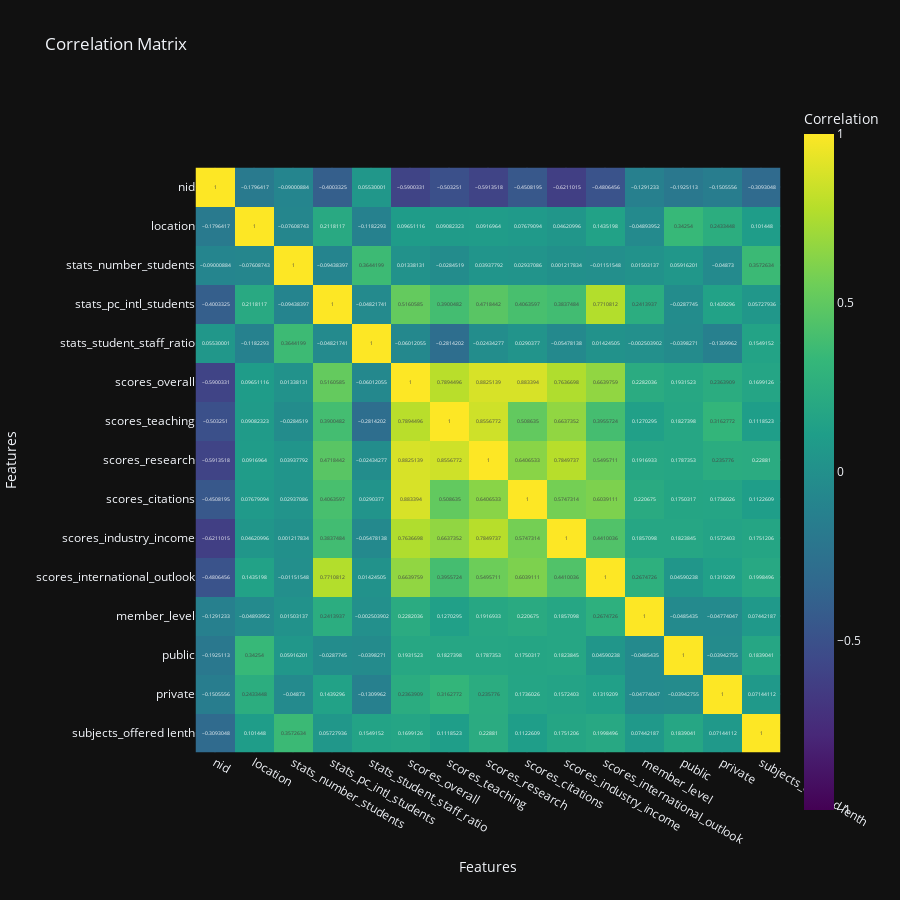

The notebook cell this image was saved under:
### Code cell
import plotly.express as px
corr = data.corr()

fig = px.imshow(corr, color_continuous_scale='Viridis', title='Correlation Matrix', labels=dict(x='Features', y='Features', color='Correlation'), width=900, height=900, zmin=-1, zmax=1, origin='upper', template='plotly_dark', color_continuous_midpoint=0,text_auto=True)
fig.show()

### Figure 1 — Plotly figure (JSON) as saved in the notebook; plotly's stock layout.template omitted (floating-point values rounded to 4 significant figures; data arrays with more than 128 entries replaced by an {"elided": "..."} marker saying what was removed)
{"data": [{"coloraxis": "coloraxis", "name": "0", "texttemplate": "%{z}", "x": ["nid", "location", "stats_number_students", "stats_pc_intl_students", "stats_student_staff_ratio", "scores_overall", "scores_teaching", "scores_research", "scores_citations", "scores_industry_income", "scores_international_outlook", "member_level", "public", "private", "subjects_offered lenth"], "y": ["nid", "location", "stats_number_students", "stats_pc_intl_students", "stats_student_staff_ratio", "scores_overall", "scores_teaching", "scores_research", "scores_citations", "scores_industry_income", "scores_international_outlook", "member_level", "public", "private", "subjects_offered lenth"], "z": {"elided": "15x15 float values"}, "type": "heatmap", "xaxis": "x", "yaxis": "y", "hovertemplate": "Features: %{x}<br>Features: %{y}<br>Correlation: %{z}<extra></extra>"}], "layout": {"xaxis": {"anchor": "y", "domain": [0.0, 1.0], "scaleanchor": "y", "constrain": "domain", "title": {"text": "Features"}}, "yaxis": {"anchor": "x", "domain": [0.0, 1.0], "autorange": "reversed", "constrain": "domain", "title": {"text": "Features"}}, "coloraxis": {"colorbar": {"title": {"text": "Correlation"}}, "colorscale": [[0.0, "#440154"], [0.1111, "#482878"], [0.2222, "#3e4989"], [0.3333, "#31688e"], [0.4444, "#26828e"], [0.5556, "#1f9e89"], [0.6667, "#35b779"], [0.7778, "#6ece58"], [0.8889, "#b5de2b"], [1.0, "#fde725"]], "cmid": 0, "cmin": -1, "cmax": 1}, "title": {"text": "Correlation Matrix"}, "height": 900, "width": 900}}
